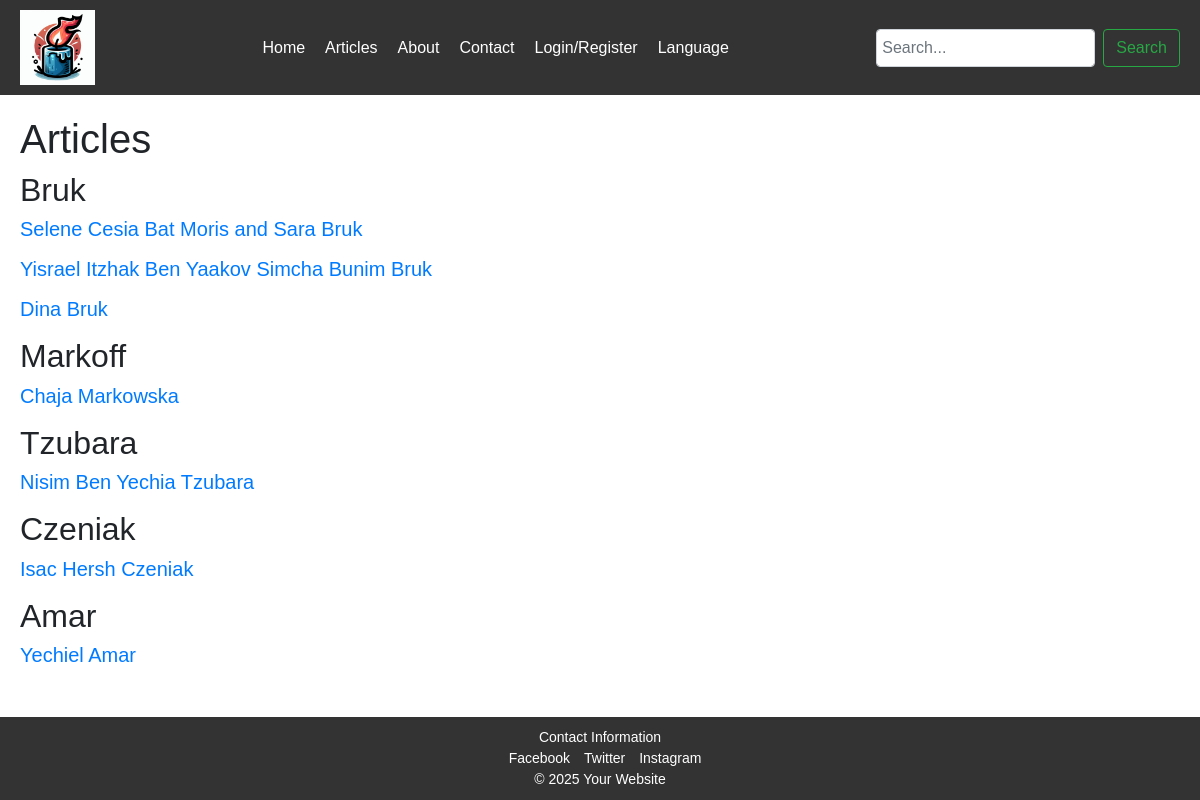
Page /articles on the earlier database version.
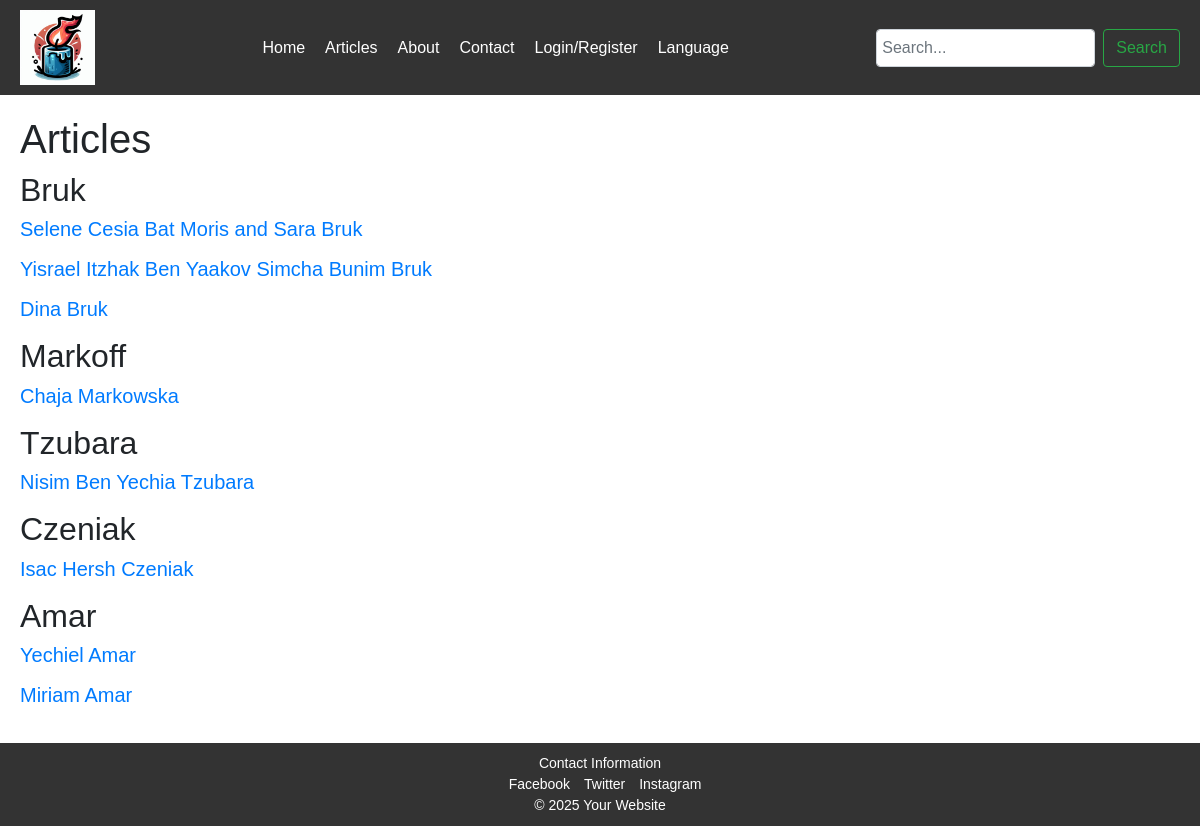
Same page on the later database version.
### app/models.py (models this page shows, shortened)
class Family(db.Model):
    id = db.Column(db.Integer, primary_key=True)
    name = db.Column(db.String(128), nullable=False, unique=True)
    members = db.relationship('Post', backref='family', lazy=True)

class Post(db.Model):
    id = db.Column(db.Integer, primary_key=True)
    title = db.Column(db.String(140), nullable=False)
    publication_date = db.Column(db.DateTime, default=datetime.utcnow)
    user_id = db.Column(db.Integer, db.ForeignKey('user.id'), nullable=False)
    gregorian_death_date = db.Column(db.Date, nullable=False)
    hebrew_year = db.Column(db.Integer, nullable=False)
    hebrew_month = db.Column(db.Integer, nullable=False)
    hebrew_day = db.Column(db.Integer, nullable=False)
    family_id = db.Column(db.Integer, db.ForeignKey('family.id'), nullable=False)
    comments = db.relationship('Comment', backref='post', lazy=True)
    milestones = db.relationship('Milestone', backref='post', lazy=True, cascade="all, delete-orphan")

### app/main/routes.py (the view)
@main.route('/articles', endpoint='articles')
def articles():
    try:
        families = Family.query.all()  # Fetch all families
        return render_template('en/articles.html', families=families)  # Pass families to the template
    except Exception as e:
        print(f"Error rendering template: {e}")
        return str(e)

### app/main/templates/en/articles.html (shortened to what this page needs)
{% extends "en/layout.html" %}
{% block content %}
<h1>Articles</h1>
{% for family in families %}
<h2>{{ family.name }}</h2>
{% for post in family.members %}
<div class="article">
    <h5><a href="{{ url_for('main.article', post_id=post.id) }}">{{ post.title }}</a></h5>
</div>
{% endfor %}
{% endfor %}
{% endblock %}

### app/main/templates/en/layout.html (shortened to what this page needs)
<!DOCTYPE html>
<html lang="en">
<head>
    <link href="https://stackpath.bootstrapcdn.com/bootstrap/4.5.2/css/bootstrap.min.css" rel="stylesheet">
    <link rel="stylesheet" href="{{ url_for('static', filename='css/styles.css') }}">
</head>
<body>
    <header>
        <img src="{{ url_for('static', filename='images/candlelogo.png') }}" alt="Yizkor Logo" style="width:75px; height:auto;">
        <nav>
            <ul>
                <li><a href="{{ url_for('main.index') }}">Home</a></li>
                <li class="dropdown">
                    <a href="{{ url_for('main.articles') }}">Articles</a>
                </li>
                <li><a href="{{ url_for('main.about') }}">About</a></li>
                <li><a href="{{ url_for('main.contact') }}">Contact</a></li>
                <li class="dropdown">
                    <a href="#">Login/Register</a>
                </li>
                <li class="dropdown">
                    <a href="#">Language</a>
                </li>
            </ul>
        </nav>
        <div class="search-bar">
            <form class="form-inline my-2 my-lg-0" method="GET" action="{{ url_for('main.search') }}">
                <input class="form-control mr-sm-2" type="search" placeholder="Search..." aria-label="Search" name="query">
                <button class="btn btn-outline-success my-2 my-sm-0" type="submit">Search</button>
            </form>
        </div>
    </header>
    <main>
        {% block content %}{% endblock %}
    </main>
    <footer>
        <div class="contact">Contact Information</div>
        <div class="social-media">
            <a href="#">Facebook</a>
            <a href="#">Twitter</a>
            <a href="#">Instagram</a>
        </div>
        <div class="copyright">© 2025 Your Website</div>
    </footer>
</body>
</html>

### app/static/css/styles.css (style rules this page uses)
body { display: flex; flex-direction: column; min-height: 100vh; margin: 0; font-family: Arial, sans-serif; }
header { display: flex; justify-content: space-between; align-items: center; padding: 10px 20px; background-color: #333; color: white; }
nav ul { list-style: none; margin: 0; padding: 0; display: flex; }
nav ul li { margin-left: 20px; }
nav ul li a { color: white; text-decoration: none; font-size: 16px; }
.search-bar input { padding: 5px; font-size: 16px; }
main { flex: 1; padding: 20px; }
footer { padding: 10px 20px; background-color: #333; color: white; text-align: center; margin-top: auto; }
footer .contact, footer .social-media, footer .copyright { font-size: 14px; }
footer .social-media a { margin-left: 10px; color: white; text-decoration: none; }
form { max-width: 600px; margin: 0 auto; }

Differences in the rows shown:
added Post: title "Miriam Amar", shown under Family "Amar"
